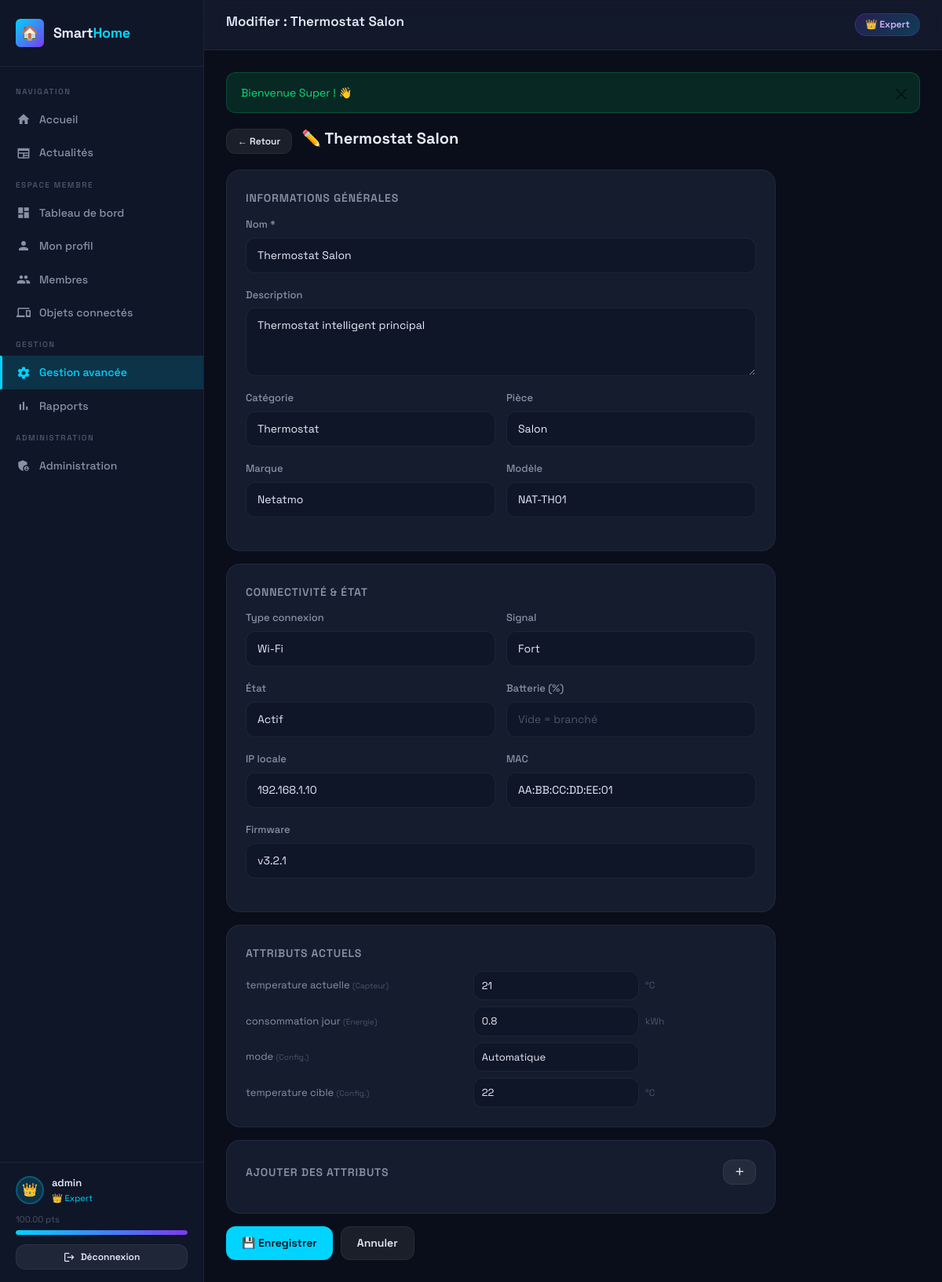
The app's page /gestion/modifier-objet.php?id=1 (signed in) with its own data.
### tables this page shows
CREATE TABLE utilisateurs (
    id INT AUTO_INCREMENT PRIMARY KEY,
    login VARCHAR(50) UNIQUE NOT NULL,
    email VARCHAR(100) UNIQUE NOT NULL,
    mot_de_passe VARCHAR(255) NOT NULL,
    nom VARCHAR(100),
    prenom VARCHAR(100),
    age INT,
    sexe ENUM('homme','femme','autre'),
    date_naissance DATE,
    type_membre ENUM('père','mère','enfant','grand-parent','autre') DEFAULT 'autre',
    photo VARCHAR(255) DEFAULT 'default.png',
    niveau ENUM('débutant','intermédiaire','avancé','expert') DEFAULT 'débutant',
    points DECIMAL(8,2) DEFAULT 0.00,
    nb_connexions INT DEFAULT 0,
    nb_actions INT DEFAULT 0,
    statut ENUM('en_attente','actif','suspendu') DEFAULT 'en_attente',
    token_validation VARCHAR(255),
    date_inscription DATETIME DEFAULT CURRENT_TIMESTAMP,
    derniere_connexion DATETIME,
    INDEX idx_login (login),
    INDEX idx_email (email),
    INDEX idx_niveau (niveau),
    INDEX idx_statut (statut)
);

CREATE TABLE objets_connectes (
    id INT AUTO_INCREMENT PRIMARY KEY,
    id_unique VARCHAR(50) UNIQUE NOT NULL,
    nom VARCHAR(100) NOT NULL,
    description TEXT,
    marque VARCHAR(100),
    modele VARCHAR(100),
    type_connectivite ENUM('Wi-Fi','Bluetooth','Zigbee','Z-Wave','Ethernet','NFC') DEFAULT 'Wi-Fi',
    force_signal VARCHAR(20) DEFAULT 'fort',
    etat ENUM('actif','inactif','maintenance','erreur') DEFAULT 'actif',
    categorie_id INT,
    piece_id INT,
    batterie INT DEFAULT 100,
    firmware VARCHAR(50),
    ip_locale VARCHAR(20),
    mac_address VARCHAR(20),
    date_installation DATETIME DEFAULT CURRENT_TIMESTAMP,
    derniere_interaction DATETIME DEFAULT CURRENT_TIMESTAMP,
    ajoute_par INT,
    FOREIGN KEY (categorie_id) REFERENCES categories_objets(id) ON DELETE SET NULL,
    FOREIGN KEY (piece_id) REFERENCES pieces(id) ON DELETE SET NULL,
    FOREIGN KEY (ajoute_par) REFERENCES utilisateurs(id) ON DELETE SET NULL,
    INDEX idx_etat (etat),
    INDEX idx_categorie (categorie_id),
    INDEX idx_piece (piece_id)
);

CREATE TABLE categories_objets (
    id INT AUTO_INCREMENT PRIMARY KEY,
    nom VARCHAR(100) NOT NULL,
    description TEXT,
    icone VARCHAR(50) DEFAULT 'device_hub',
    date_creation DATETIME DEFAULT CURRENT_TIMESTAMP
);

CREATE TABLE pieces (
    id INT AUTO_INCREMENT PRIMARY KEY,
    nom VARCHAR(100) NOT NULL,
    etage INT DEFAULT 0,
    superficie DECIMAL(6,2),
    description TEXT,
    date_creation DATETIME DEFAULT CURRENT_TIMESTAMP
);

CREATE TABLE attributs_objets (
    id INT AUTO_INCREMENT PRIMARY KEY,
    objet_id INT NOT NULL,
    cle VARCHAR(100) NOT NULL,
    valeur VARCHAR(500),
    unite VARCHAR(50),
    type_attribut ENUM('capteur','energie','connectivite','usage','configuration') DEFAULT 'capteur',
    mise_a_jour DATETIME DEFAULT CURRENT_TIMESTAMP ON UPDATE CURRENT_TIMESTAMP,
    FOREIGN KEY (objet_id) REFERENCES objets_connectes(id) ON DELETE CASCADE,
    INDEX idx_objet (objet_id)
);

### gestion/modifier-objet.php (the view, shortened to what the rows shown need)
<?php
require_once '../includes/config.php';
$id  = (int)($_GET['id'] ?? 0);
$pdo = getDB();
$stmt = $pdo->prepare("SELECT o.*, c.nom AS categorie FROM objets_connectes o LEFT JOIN categories_objets c ON o.categorie_id=c.id WHERE o.id=?");
$stmt->execute([$id]);
$obj = $stmt->fetch();
$pageTitle  = 'Modifier : ' . sanitize($obj['nom']);
require_once '../includes/header.php';
$categories = $pdo->query("SELECT * FROM categories_objets ORDER BY nom")->fetchAll();
$pieces     = $pdo->query("SELECT * FROM pieces ORDER BY nom")->fetchAll();
$attrs      = $pdo->prepare("SELECT * FROM attributs_objets WHERE objet_id=? ORDER BY type_attribut,cle");
$attrs->execute([$id]); $attrs = $attrs->fetchAll();
$typeLabels = ['capteur'=>'Capteur','energie'=>'Énergie','connectivite'=>'Connectivité','usage'=>'Usage','configuration'=>'Config.'];
?>
<div style="display:flex;align-items:center;gap:12px;margin-bottom:20px">
  <a href="<?= SITE_URL ?>/objet-detail.php?id=<?= $id ?>" class="btn btn-secondary btn-sm">← Retour</a>
  <h1 style="font-size:20px;font-weight:700">✏️ <?= sanitize($obj['nom']) ?></h1>
</div>
<div style="max-width:700px">
  <form method="POST">
    <div class="card" style="margin-bottom:16px">
      <div class="form-group">
        <label class="form-label">Nom *</label>
        <input type="text" name="nom" class="form-control" value="<?= sanitize($obj['nom']) ?>" required>
      </div>
      <div class="form-group">
        <label class="form-label">Description</label>
        <textarea name="description" class="form-control" rows="3"><?= sanitize($obj['description'] ?? '') ?></textarea>
      </div>
      <div class="form-row">
        <div class="form-group">
          <label class="form-label">Catégorie</label>
          <select name="categorie_id" class="form-control">
            <?php foreach ($categories as $c): ?>
            <option value="<?= $c['id'] ?>" <?= $obj['categorie_id'] == $c['id'] ? 'selected' : '' ?>><?= sanitize($c['nom']) ?></option>
            <?php endforeach; ?>
          </select>
        </div>
        <div class="form-group">
          <label class="form-label">Pièce</label>
          <select name="piece_id" class="form-control">
            <?php foreach ($pieces as $p): ?>
            <option value="<?= $p['id'] ?>" <?= $obj['piece_id'] == $p['id'] ? 'selected' : '' ?>><?= sanitize($p['nom']) ?></option>
            <?php endforeach; ?>
          </select>
        </div>
      </div>
      <div class="form-row">
        <div class="form-group">
          <label class="form-label">Marque</label>
          <input type="text" name="marque" class="form-control" value="<?= sanitize($obj['marque'] ?? '') ?>">
        </div>
        <div class="form-group">
          <label class="form-label">Modèle</label>
          <input type="text" name="modele" class="form-control" value="<?= sanitize($obj['modele'] ?? '') ?>">
        </div>
      </div>
    </div>
    <div class="card" style="margin-bottom:16px">
      <div class="form-row">
        <div class="form-group">
          <label class="form-label">Type connexion</label>
          <select name="type_connectivite" class="form-control">
            <?php foreach (['Wi-Fi','Bluetooth','Zigbee','Z-Wave','Ethernet','NFC'] as $c): ?>
            <option value="<?= $c ?>" <?= $obj['type_connectivite'] === $c ? 'selected' : '' ?>><?= $c ?></option>
            <?php endforeach; ?>
          </select>
        </div>
        <div class="form-group">
          <label class="form-label">Signal</label>
          <select name="force_signal" class="form-control">
            <?php foreach (['fort','moyen','faible'] as $s): ?>
            <option value="<?= $s ?>" <?= $obj['force_signal'] === $s ? 'selected' : '' ?>><?= ucfirst($s) ?></option>
            <?php endforeach; ?>
          </select>
        </div>
      </div>
      <div class="form-row">
        <div class="form-group">
          <label class="form-label">État</label>
          <select name="etat" class="form-control">
            <?php foreach (['actif','inactif','maintenance','erreur'] as $e): ?>
            <option value="<?= $e ?>" <?= $obj['etat'] === $e ? 'selected' : '' ?>><?= ucfirst($e) ?></option>
            <?php endforeach; ?>
          </select>
        </div>
      </div>
      <div class="form-row">
        <div class="form-group">
          <label class="form-label">IP locale</label>
          <input type="text" name="ip_locale" class="form-control" value="<?= sanitize($obj['ip_locale'] ?? '') ?>">
        </div>
        <div class="form-group">
          <label class="form-label">MAC</label>
          <input type="text" name="mac_address" class="form-control" value="<?= sanitize($obj['mac_address'] ?? '') ?>">
        </div>
      </div>
      <div class="form-group">
        <label class="form-label">Firmware</label>
        <input type="text" name="firmware" class="form-control" value="<?= sanitize($obj['firmware'] ?? '') ?>">
      </div>
    </div>
    <?php if (!empty($attrs)): ?>
    <div class="card" style="margin-bottom:16px">
      <div style="display:flex;flex-direction:column;gap:8px">
        <?php foreach ($attrs as $a): ?>
        <div style="display:grid;grid-template-columns:2fr 1.5fr 1fr;gap:8px;align-items:center">
          <label style="font-size:13px;color:var(--text-secondary)">
            <?= sanitize(str_replace('_',' ',$a['cle'])) ?>
            <span style="font-size:10px;color:var(--text-muted)">(<?= $typeLabels[$a['type_attribut']] ?? $a['type_attribut'] ?>)</span>
          </label>
          <input type="text" name="attr_valeur_edit[]" class="form-control" value="<?= sanitize($a['valeur'] ?? '') ?>" style="font-size:13px;padding:8px 10px">
          <span style="font-size:12px;color:var(--text-muted)"><?= sanitize($a['unite'] ?? '') ?></span>
        </div>
        <?php endforeach; ?>
      </div>
    </div>
    <?php endif; ?>
  </form>
</div>
<?php require_once '../includes/footer.php'; ?>

### includes/header.php (shortened to what the rows shown need)
<?php
$user = getCurrentUser();
$niveauEmoji = [
    'débutant'      => '🌱',
    'intermédiaire' => '⚡',
    'avancé'        => '🚀',
    'expert'        => '👑',
];
$emoji = $niveauEmoji[$user['niveau']] ?? '🌱';
?>
<!DOCTYPE html>
<html lang="fr">
<head>
<link href="https://cdn.jsdelivr.net/npm/bootstrap@5.3.3/dist/css/bootstrap.min.css" rel="stylesheet">
<link rel="stylesheet" href="<?= SITE_URL ?>/css/style.css">
</head>
<body>
<div class="layout">
<aside class="sidebar" id="sidebar">
  <div class="sidebar-footer">
    <div class="sidebar-user">
      <div class="sidebar-avatar">
        <?php if ($user['photo'] && $user['photo'] !== 'default.png'): ?>
          <img src="<?= SITE_URL ?>/assets/img/<?= sanitize($user['photo']) ?>" alt="avatar">
        <?php else: ?>
          <?= $emoji ?>
        <?php endif; ?>
      </div>
      <div class="sidebar-user-info">
        <div class="name"><?= sanitize($user['login']) ?></div>
        <div class="niveau"><?= $emoji ?> <?= getNiveauLabel($user['niveau']) ?></div>
      </div>
    </div>
    <div style="margin-top:10px">
      <div style="display:flex;justify-content:space-between;font-size:11px;color:var(--text-muted);margin-bottom:4px">
        <span><?= number_format($user['points'], 2) ?> pts</span>
      </div>
    </div>
  </div>
</aside>
<main class="main-content">
  <div class="topbar">
    <h1 class="topbar-title"><?= sanitize($pageTitle ?? 'Dashboard') ?></h1>
    <div style="display:flex;align-items:center;gap:10px">
      <span class="badge-niveau <?= $user['niveau'] ?>"><?= $emoji ?> <?= getNiveauLabel($user['niveau']) ?></span>
    </div>
  </div>
  <div class="page-content">

### records on screen
utilisateurs: niveau "👑", login "admin", niveau "Expert", points "100.00"
objets_connectes: nom "Modifier : Thermostat Salon", nom "Thermostat Salon", description "Thermostat intelligent principal", categorie_id "Thermostat", piece_id "Salon", marque "Netatmo", modele "NAT-TH01", type_connectivite "Wi-Fi", force_signal "Fort", etat "Actif", ip_locale "192.168.1.10", mac_address "AA:BB:CC:DD:EE:01", firmware "v3.2.1"
attributs_objets: cle "temperature actuelle", type_attribut "Capteur", valeur "21", unite "°C"
attributs_objets: cle "consommation jour", type_attribut "Énergie", valeur "0.8", unite "kWh"
attributs_objets: cle "mode", type_attribut "Config.", valeur "Automatique"
attributs_objets: cle "temperature cible", type_attribut "Config.", valeur "22", unite "°C"

### other values on screen
$flash['message'] "Bienvenue Super ! 👋"
